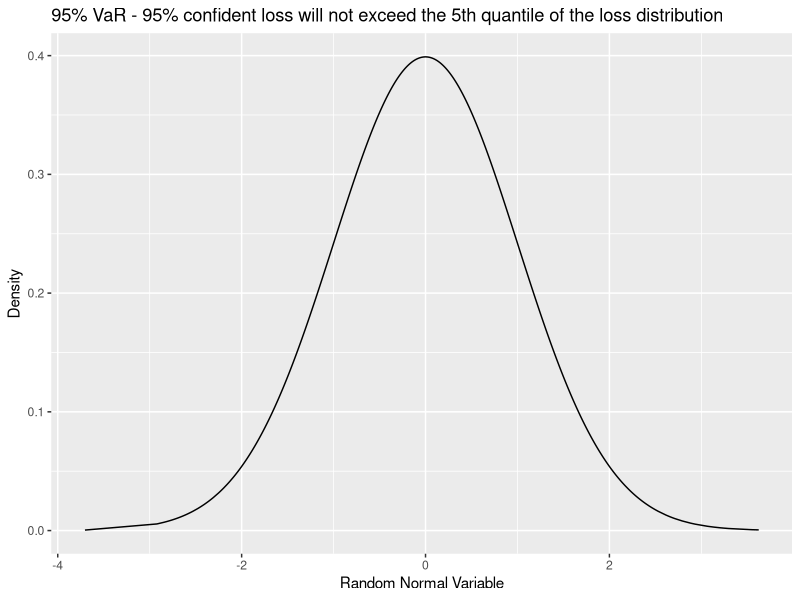
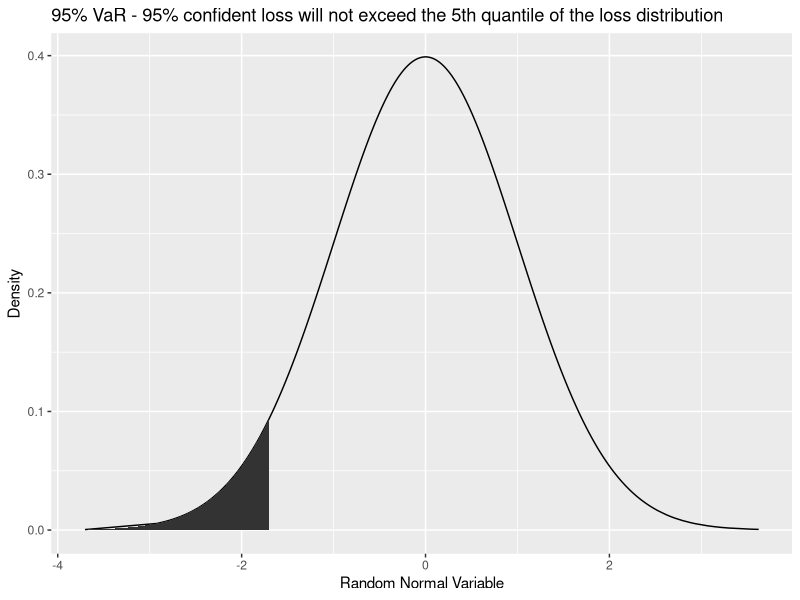
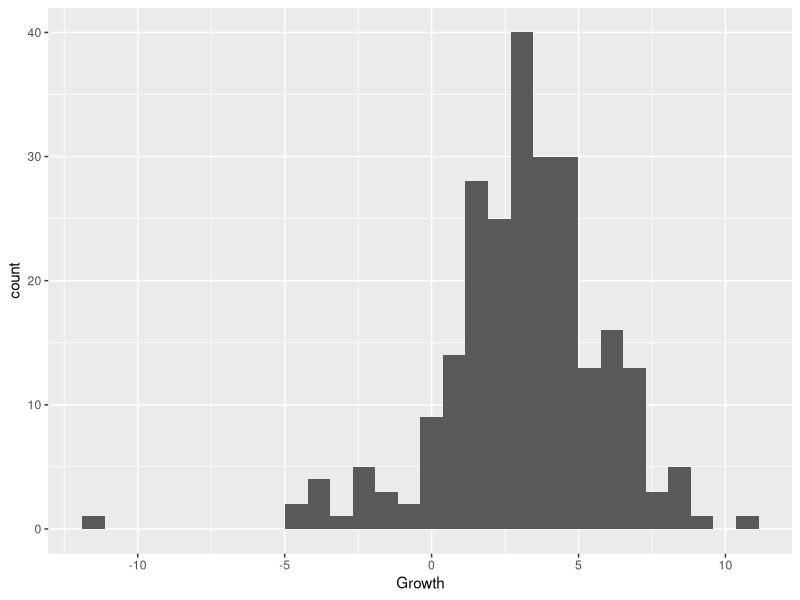
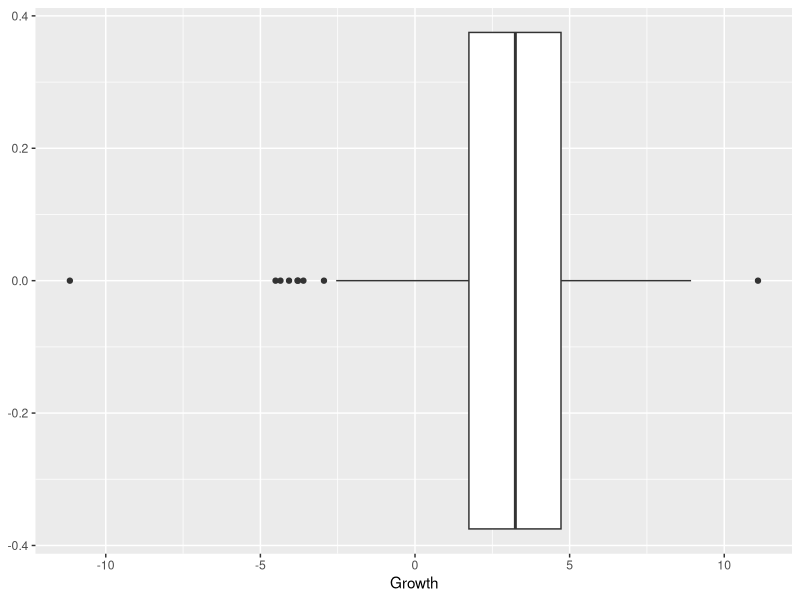
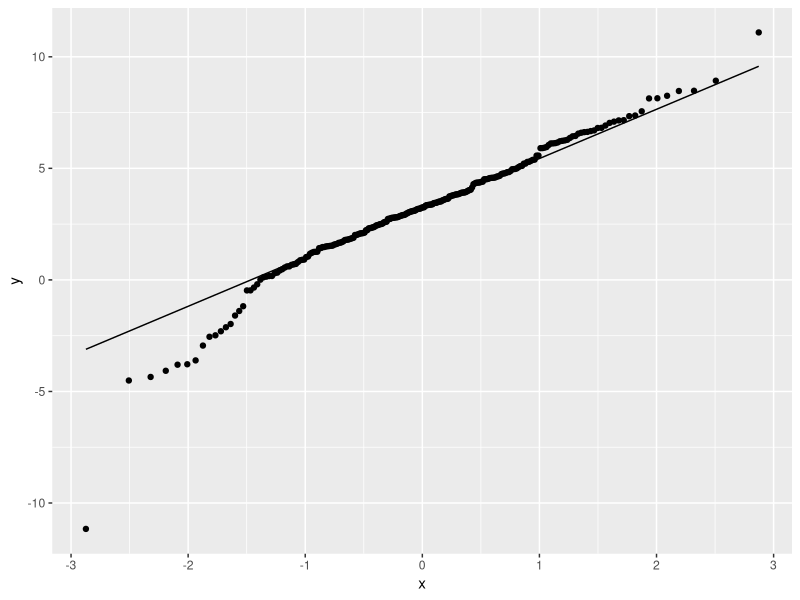
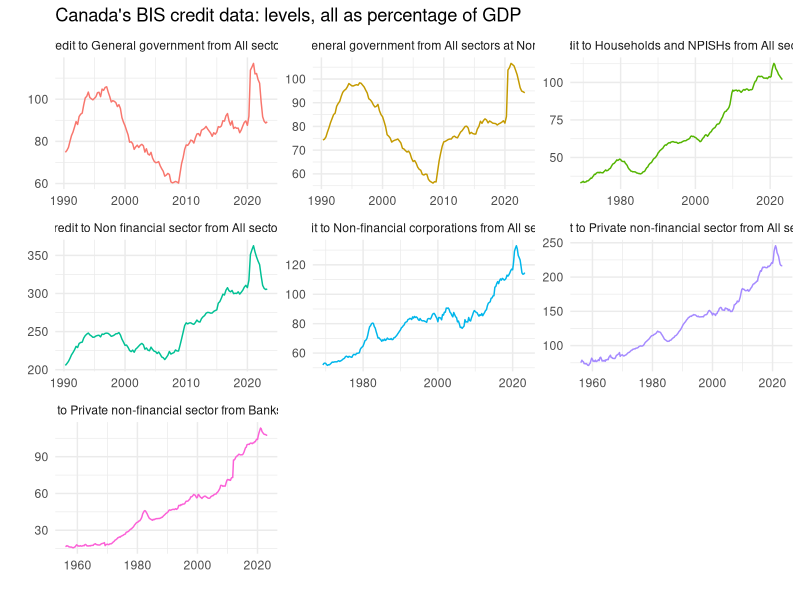
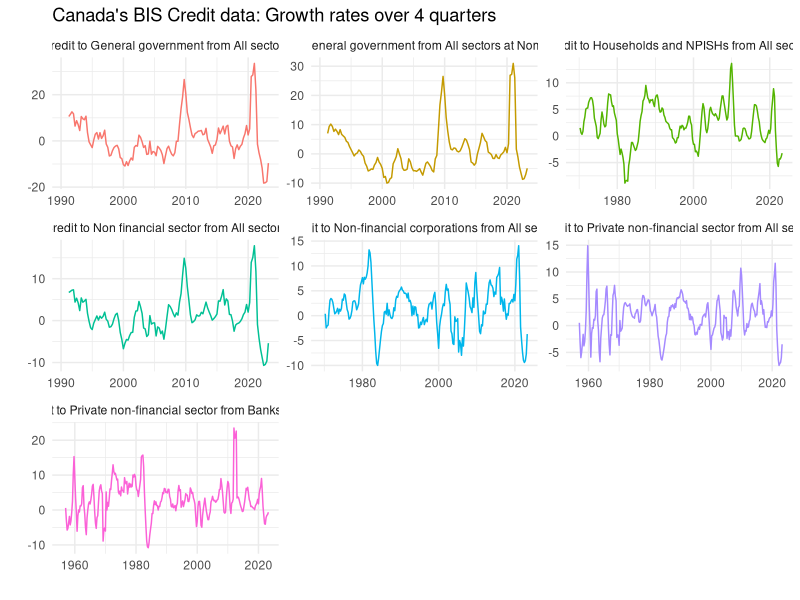
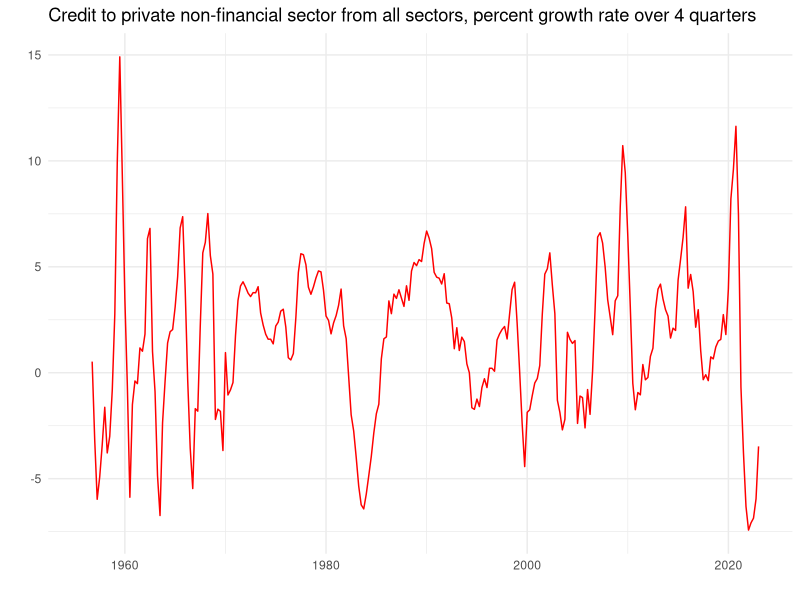

Write the R code that produced these figures, in order.
## ---- chunk 1
knitr::opts_chunk$set(echo = TRUE)
## ---- chunk 2
library(tidyverse)         
library(lubridate)         
library(readxl) 
## ---- chunk 3
rm(list = ls())
## ---- chunk 4
getwd()
## ---- chunk 5
randNorm <- rnorm(3000)
randDensity <- dnorm(randNorm)

p <- ggplot(data.frame(x = randNorm, y = randDensity)) + aes(x = x, y = y) + geom_line() + labs(title = "95% VaR - 95% confident loss will not exceed the 5th quantile of the loss distribution", x = "Random Normal Variable", y = "Density")
p
## ---- chunk 6
quant5Seq <- seq(from = min(randNorm), to = -1.645, by = 0.1)
lessThanQuant5 <- data.frame(x = quant5Seq, y = dnorm(quant5Seq))
head(lessThanQuant5)
## ---- chunk 7
lessThanQuant5 <- rbind(c(min(randNorm), 0),
                      lessThanQuant5, 
                      c(max(lessThanQuant5$x), 0))
p + geom_polygon(data = lessThanQuant5, aes(x = x, y = y))
## ---- chunk 8
GDP <- read_excel("StatsCan_table_36-10-0123.xlsx", 
                  sheet = "Sheet1", 
                  range = cell_cols("A:C"), 
                  col_names = c("period", "level", "rate"))
GDP <- GDP[-(1:8), ]


head(GDP)
## ---- chunk 9
library(zoo)

GDP_final <- GDP %>% 
  mutate(Date = as.Date(as.yearqtr(period, format = "Q%q %Y")), 
         Growth = as.numeric(rate)) %>% 
  select(Date, Growth)

head(GDP_final)
## ---- chunk 10
which(is.na(GDP_final$Growth))
## ---- chunk 11
summary(GDP_final$Growth)
## ---- chunk 12
ggplot(data = GDP_final) + geom_histogram(aes(x=Growth))
## ---- chunk 13
ggplot(data = GDP_final) + geom_boxplot(aes(x=Growth))
## ---- chunk 14
ggplot(GDP_final, aes(sample=Growth)) + 
  stat_qq() +
  stat_qq_line()
## ---- chunk 15
BIS_totcredit <- read_excel("BIS_totcredit.xlsx", 
                        sheet = "Quarterly Series",
                        col_types = c("date", rep("text", 1133))) %>%
  select(Date = "Back to menu", starts_with("Canada")) %>%            
  slice(-c(1:3)) %>% 
  select(-contains("US Dollar"), -contains("Unadjusted"), -contains("Domestic currency")) %>%
  mutate(Date = as.Date(Date))

head(BIS_totcredit)
## ---- chunk 16
nn  <- gsub("Canada - ", "", names(BIS_totcredit))
nn  <- gsub(" - Adjusted for breaks", "", nn)
nn  <- gsub(" - Percentage of GDP", "", nn)
nn  <- gsub(" at Market value", "", nn)

BIS_totcredit <- rename_with(BIS_totcredit, ~ nn)

print(nn)
## ---- chunk 17
dd <- BIS_totcredit %>%
  pivot_longer(cols=-Date, names_to = "Var", values_to = "Val") %>%
  mutate(Val = as.numeric(Val)) %>%
  filter(!is.na(Val))

ggplot(dd) + 
  geom_line(aes(x = Date, y = Val, group = Var, colour = Var), show.legend = FALSE) +
  facet_wrap(~Var, scales = "free") + 
  theme_minimal() +
  labs(x = "", y = "", title = "Canada's BIS credit data: levels, all as percentage of GDP")
## ---- chunk 18
lagv <- 4

dd2 <- dd %>% 
  group_by(Var) %>% 
  mutate(Val = 100*(Val/lag(Val,lagv)-1)) %>% 
  ungroup()

ggplot(dd2) + 
  geom_line(aes(x = Date, y = Val, group = Var, colour = Var), show.legend = FALSE) +
  facet_wrap(~Var, scales = "free") + 
  theme_minimal() +
  labs(x = "", y = "", title = paste("Canada's BIS Credit data: Growth rates over", lagv, "quarters"))
## ---- chunk 19
dd2a <- filter(dd2, Var == nn[7]) %>% 
  select(Date, Val) %>% 
  rename_with(~ c("Date", "GCredit")) %>% 
  mutate(Date = floor_date(Date, unit = "quarter")) %>% 
  arrange(Date)

ggplot(dd2a) + 
  geom_line(aes(x = Date, y = GCredit), color = "red") +
  theme_minimal() +
  labs(x = "", y = "", title = paste("Credit to private non-financial sector from all sectors, percent growth rate over", lagv, "quarters"))
## ---- chunk 20
summary(dd2a$GCredit)
## ---- chunk 21
ggplot(data = dd2a) + geom_histogram(aes(x=GCredit))
## ---- chunk 22
ggplot(data = dd2a) + geom_boxplot(aes(x=GCredit))
## ---- chunk 23
ggplot(dd2a, aes(sample=GCredit)) + 
  stat_qq() +
  stat_qq_line()
